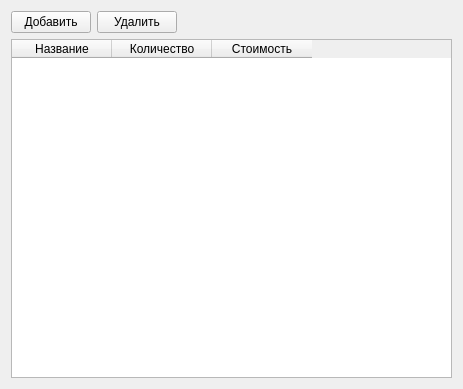
<?xml version="1.0" encoding="UTF-8"?>
<ui version="4.0">
 <class>ResoursesWidget</class>
 <widget class="QWidget" name="ResoursesWidget">
  <property name="geometry">
   <rect>
    <x>0</x>
    <y>0</y>
    <width>463</width>
    <height>389</height>
   </rect>
  </property>
  <property name="windowTitle">
   <string>Form</string>
  </property>
  <layout class="QGridLayout" name="gridLayout">
   <item row="0" column="0">
    <widget class="QPushButton" name="pbAdd">
     <property name="text">
      <string>Добавить</string>
     </property>
    </widget>
   </item>
   <item row="0" column="1">
    <widget class="QPushButton" name="pbDelete">
     <property name="text">
      <string>Удалить</string>
     </property>
    </widget>
   </item>
   <item row="0" column="2">
    <spacer name="horizontalSpacer">
     <property name="orientation">
      <enum>Qt::Horizontal</enum>
     </property>
     <property name="sizeHint" stdset="0">
      <size>
       <width>40</width>
       <height>20</height>
      </size>
     </property>
    </spacer>
   </item>
   <item row="1" column="0" colspan="3">
    <widget class="QTableWidget" name="tlwResourses">
     <property name="rowCount">
      <number>0</number>
     </property>
     <column>
      <property name="text">
       <string>Название</string>
      </property>
     </column>
     <column>
      <property name="text">
       <string>Количество</string>
      </property>
     </column>
     <column>
      <property name="text">
       <string>Стоимость</string>
      </property>
     </column>
    </widget>
   </item>
  </layout>
 </widget>
 <resources/>
 <connections/>
</ui>
